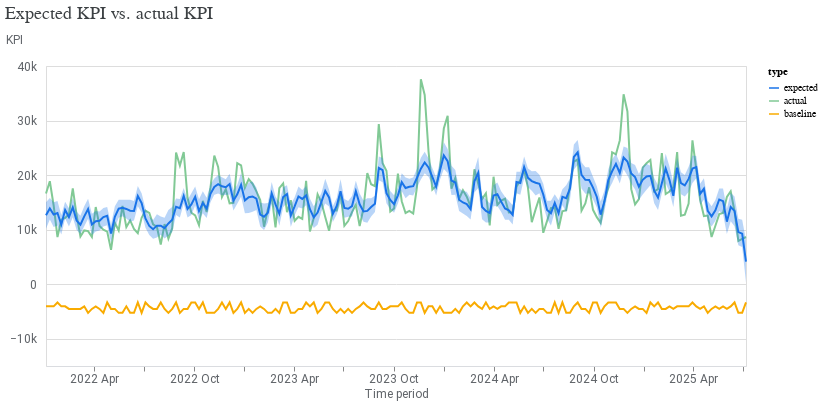

Write notebook code for a chart like this one.
### Code cell
model_fit = visualizer.ModelFit(mmm)
model_fit.plot_model_fit()

### Figure 1 — Vega-Lite specification as saved in the notebook (floating-point values rounded to 4 significant figures; data arrays with more than 128 entries replaced by an {"elided": "..."} marker saying what was removed)
{"config": {"view": {"continuousWidth": 300, "continuousHeight": 300}, "axis": {"labelColor": "#5F6368", "labelFont": "Roboto", "labelFontSize": 12, "titleColor": "#5F6368", "titleFont": "Roboto", "titleFontSize": 12, "titleFontWeight": "normal"}}, "layer": [{"mark": {"type": "line"}, "encoding": {"color": {"field": "type", "scale": {"domain": ["expected", "actual", "baseline"], "range": ["#1A73E8", "#81C995", "#F9AB00"]}, "type": "nominal"}, "x": {"axis": {"domainColor": "#DADCE0", "format": "%Y %b", "grid": false, "tickCount": 8}, "field": "time", "title": "Time period", "type": "temporal"}, "y": {"axis": {"domain": false, "labelExpr": "replace(format(datum.value, '.3~s'), 'G', 'B')", "labelPadding": 10, "tickCount": 5, "ticks": false, "titleAlign": "left", "titleAngle": 0, "titleY": -20}, "field": "mean", "title": "KPI", "type": "quantitative"}}}, {"mark": {"type": "area", "opacity": 0.3}, "encoding": {"color": {"field": "type", "legend": null, "scale": {"domain": ["expected"], "range": ["#1A73E8"]}, "type": "nominal"}, "x": {"field": "time", "type": "temporal"}, "y": {"field": "ci_hi", "type": "quantitative"}, "y2": {"field": "ci_lo"}}}], "data": {"name": "data-e0635288631b2ca741d9d9a1d1c7dc39"}, "resolve": {"scale": {"color": "independent"}}, "title": {"text": "Expected KPI vs. actual KPI", "anchor": "start", "color": "#3C4043", "font": "Google Sans Display", "fontSize": 18, "fontWeight": "normal", "offset": 10}, "width": 700, "$schema": "https://vega.github.io/schema/vega-lite/v5.20.1.json", "datasets": {"data-e0635288631b2ca741d9d9a1d1c7dc39": {"elided": "552 records"}}}
